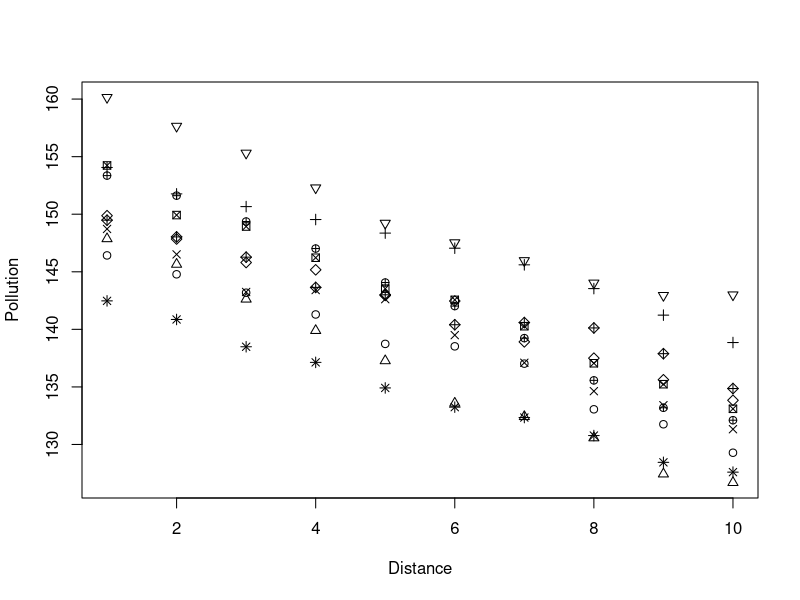

Recreate this plot in R. (Note: this script raises an error after producing the figure.)

#  NRES 710, Mixed Effect Models
#     University of Nevada, Reno
#     Models with both fixed and random effects

### Repeated measures model analysis in R

# Read the data
datum <- read.csv("lecture_17_dataset1.csv")

# Examine it
head(datum)

# Plot it
plot(Pollution ~ Distance, data = datum, pch = as.numeric(datum$River))

# Linear model
library(nlme)
results <- lme(Pollution ~ Distance, data = datum, random = ~1|River)
summary(results)

# Linear model
help(lme)

# Linear mixed-effects model that accounts for autocorrelation
results2 <- lme(Pollution ~ Distance, data = datum, random = ~1|River, correlation = corAR1())
summary(results2)

# Partial likelihood test
anova(results2, results)

# Linear mixed-effects model that accounts for autocorrelation with a moving-average autocorrelation model
results3 <- lme(Pollution ~ Distance, data = datum, random = ~1|River, correlation = corARMA(p = 0, q = 1))
summary(results3)

# Partial likelihood test comparing model with moving-average autocorrelation and no autocorrelation
anova(results3, results)

# Compare the two models with autocorrelation
anova(results3, results2)

################### 'Truth' #################### 
### Lecture 17: code to simulate data for class

### Dataset 1
# Pollution as a function of distance in three rivers
# Set the seed for reproducibility
set.seed(123)

# Rivers
n_rivers <- 10
n_samples <- 10
River <- sort(rep(1:n_rivers, n_samples))

# Distance from pollution source
Distance <- rep(seq(1, n_samples, 1), n_rivers)

# Error due to river
RiverError <- rep(rnorm(n_rivers, 0, 5), each = n_samples)

# Error within river (residual error)
# Simulate autocorrelated error - each value using the mean of the previous value
Error <- matrix(NA, length(Distance), 1)
Error[1,1] <- rnorm(1, mean = 0, sd = 1)
for (i in 2:length(Distance)){
  Error[i,1] <- rnorm(1, mean = Error[i-1, 1], sd = 1)
}

# Response variable - Pollution
Pollution <- 150 - 2*Distance + RiverError + Error

# Save the data
datum <- data.frame(River = River, Distance = Distance, RiverError = RiverError, Error = Error, Pollution = Pollution)

# Save the data
write.csv(datum, "../datasets/lecture_17_dataset1.csv", row.names = FALSE)
